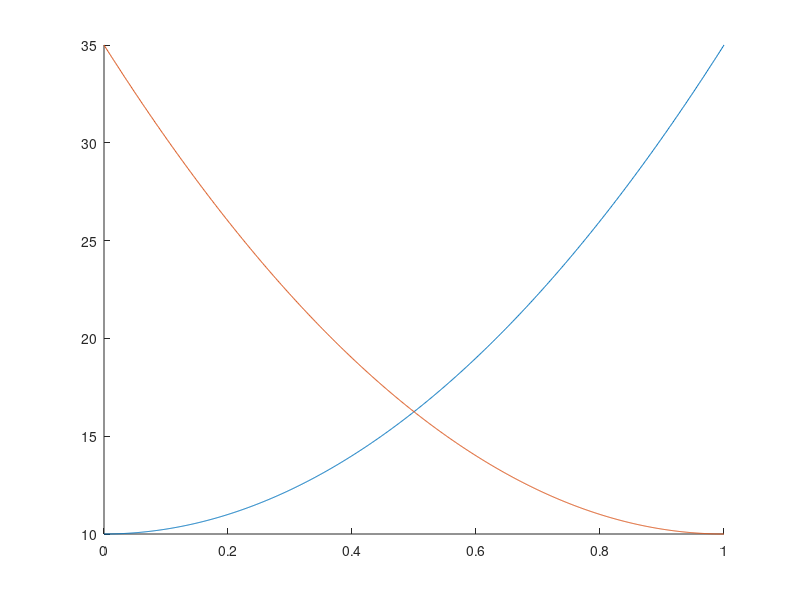
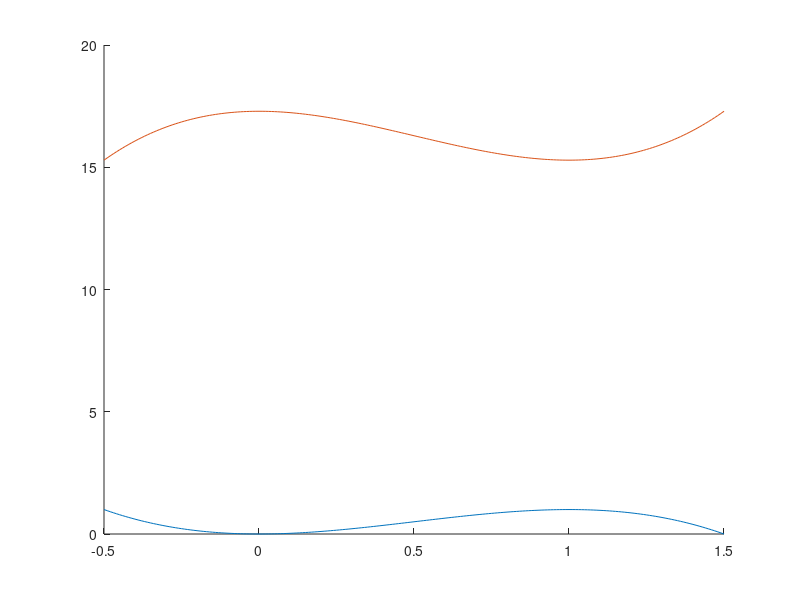

The MATLAB source for these figures, in order:
clc
close all
clearvars


%% Gibbs functions for each phase
C = 0 : 0.001:1;
G1 = (5*(C-0.0)).^2 + 10;
G2 = (5*(C-1)).^2 + 10;

figure; hold on
plot(C,G1);
plot(C,G2);

%% indicator function for phase transformation
% Gibbs = G_1(c,T,..) * f(Phi) + G_2(c,T,..) * f(1-Phi)
% f = phi^2 * ( a*phi^2 + b*phi + c)

a = 3;
c = a + 3;
b = 1 - a - c;

phi = -0.5:0.01:1.5;


% y1 = phi.^2 .* (a*phi.^2 + b* phi + c);
% y2 = (1-phi).^2 .* (a*(1-phi).^2 + b* (1-phi) + c);
% y3 = G1(C==0.8) * y1 + G2(C==0.8)*y2;


y1 = phi.^2 .* (3-2*phi);
% y2 = 1-y1;

c0 = 0.46;
y3 = G1(C==c0) * y1 + G2(C==c0)*(1-y1);


figure
hold on
plot(phi,y1);
% plot(phi,y2);
plot(phi,y3);

% ylim([-0.001,2])











